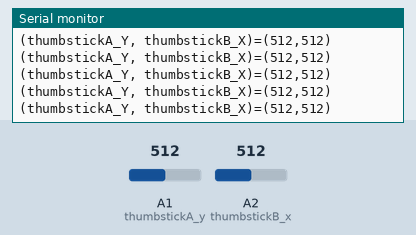
Simulated run of this sketch. Board: Arduino Uno, built with avr-gcc and run on an emulated ATmega328P. Shown: the last lines printed to the serial monitor. Inputs (shaded band) come from the test bench; at power-on: A1 (thumbstickA_y) = 512, A2 (thumbstickB_x) = 512.

Above: at 1.2 s.
1.3 s: A1 (thumbstickA_y) set to 106
At 1.38 s:
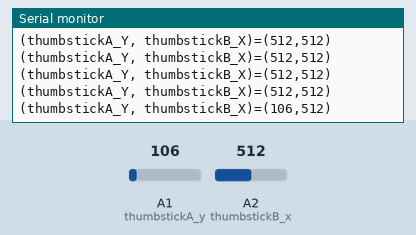
4.3 s: A1 (thumbstickA_y) set to 92
At 4.3 s:
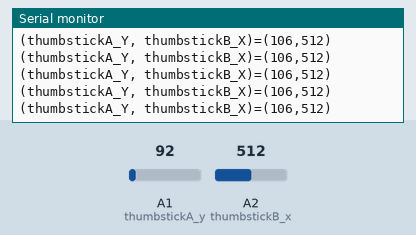
7.3 s: A2 (thumbstickB_x) set to 108
At 7.33 s:
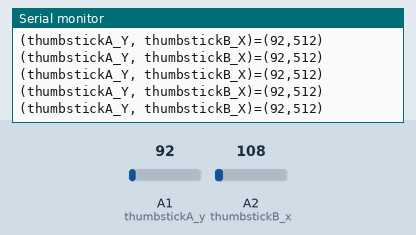
10.3 s: A2 (thumbstickB_x) set to 91
At 10.32 s:
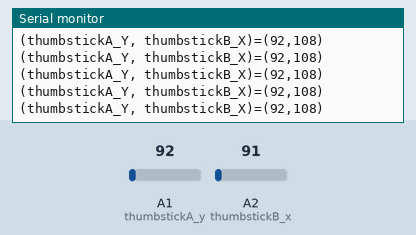
Timing chart, 0 to 13.3 s (numbered marks = the images above; inputs shaded):
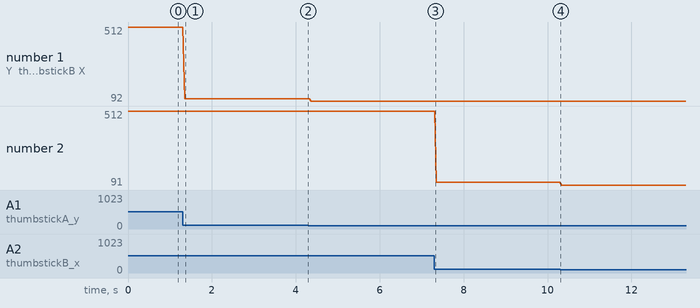

The sketch:

thumbstick.ino
```cpp
// Program to test the thumbstick
//
// Prints the X and Y analog readings
//  and the state of the SW (push-button)
//  of the thumbstick to the Serial Monitor
//
//  Arduino to thumbstick connections
//  Arduino 3.3V or 5V to VCC of thumbstick
//  Arduino analog pin A0 to X pin of thumbstick
//  Arduino analog pin A1 to Y pin of thumbstick
//  Arduino digital pin 2 to SW pin of thumbstick
//  Connect GND from the Arduino to GND on the thumbstick
#define BAUDRATE 9600

#define thumbstickA_x A0
#define thumbstickA_y A1
#define thumbstickB_x A2
#define thumbstickB_y A3
#define thumbstick_sw 2
int raw_analog_reading;
int switch_state;

void setup() {
  // Start Serial Monitor for feedback
  Serial.begin(BAUDRATE);
}
// Continuously print the X reading of thumbstickA
// and the Y reading of thumbstickB
void loop() {
  Serial.print("(thumbstickA_Y, thumbstickB_X)=");
  Serial.print("(");
  // Read + print thumbstickA Y
  raw_analog_reading = analogRead(thumbstickA_y);
  Serial.print(raw_analog_reading);
  Serial.print(",");
  // Read + print thumbstickB X
  raw_analog_reading = analogRead(thumbstickB_x);
  Serial.print(raw_analog_reading);
  Serial.println(")");
  delay(10);
}
```

Measured:
- after the input at 1.3 s, the serial monitor: prints a new line after 0.05 s (image 1)
- plotted number 1: 512 → 106 after the input at 1.3 s, 106 → 92 after the input at 4.3 s
- plotted number 2: 512 → 108 after the input at 7.3 s, 108 → 91 after the input at 10.3 s
